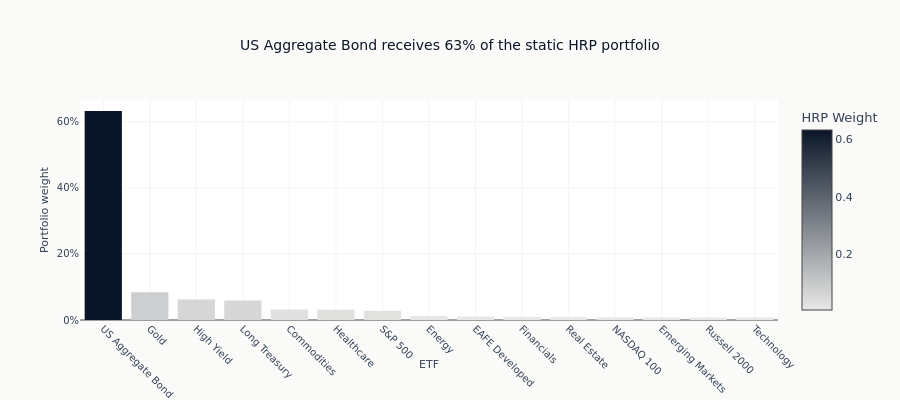

Notebook code for this chart:
### Code cell
# Visualization
fig = px.bar(
    weights_df,
    x="Name",
    y="HRP Weight",
    title=(
        f"{weights_df.iloc[0]['Name']} receives {weights_df.iloc[0]['HRP Weight']:.0%} "
        "of the static HRP portfolio"
    ),
    color="HRP Weight",
    color_continuous_scale=[COLORS["silver_muted"], COLORS["blue"]],
)
fig.update_layout(
    height=400,
    xaxis_tickangle=45,
    xaxis_title="ETF",
    yaxis_title="Portfolio weight",
    yaxis_tickformat=".0%",
)
fig.show()

### Figure 1 — Plotly figure (JSON) as saved in the notebook; plotly's stock layout.template omitted (floating-point values rounded to 4 significant figures)
{"data": [{"hovertemplate": "Name=%{x}<br>HRP Weight=%{marker.color}<extra></extra>", "legendgroup": "", "marker": {"color": [0.6324, 0.08363, 0.06215, 0.05898, 0.03195, 0.03098, 0.02775, 0.01239, 0.01052, 0.009209, 0.008758, 0.008106, 0.007786, 0.007723, 0.007636], "coloraxis": "coloraxis", "pattern": {"shape": ""}}, "name": "", "orientation": "v", "showlegend": false, "textposition": "auto", "type": "bar", "x": ["US Aggregate Bond", "Gold", "High Yield", "Long Treasury", "Commodities", "Healthcare", "S&P 500", "Energy", "EAFE Developed", "Financials", "Real Estate", "NASDAQ 100", "Emerging Markets", "Russell 2000", "Technology"], "xaxis": "x", "y": [0.6324, 0.08363, 0.06215, 0.05898, 0.03195, 0.03098, 0.02775, 0.01239, 0.01052, 0.009209, 0.008758, 0.008106, 0.007786, 0.007723, 0.007636], "yaxis": "y"}], "layout": {"barmode": "relative", "coloraxis": {"colorbar": {"title": {"text": "HRP Weight"}}, "colorscale": [[0.0, "#e8e8e6"], [1.0, "#0a1628"]]}, "height": 400, "legend": {"tracegroupgap": 0}, "title": {"text": "US Aggregate Bond receives 63% of the static HRP portfolio"}, "xaxis": {"anchor": "y", "domain": [0.0, 1.0], "tickangle": 45, "title": {"text": "ETF"}}, "yaxis": {"anchor": "x", "domain": [0.0, 1.0], "tickformat": ".0%", "title": {"text": "Portfolio weight"}}}}
